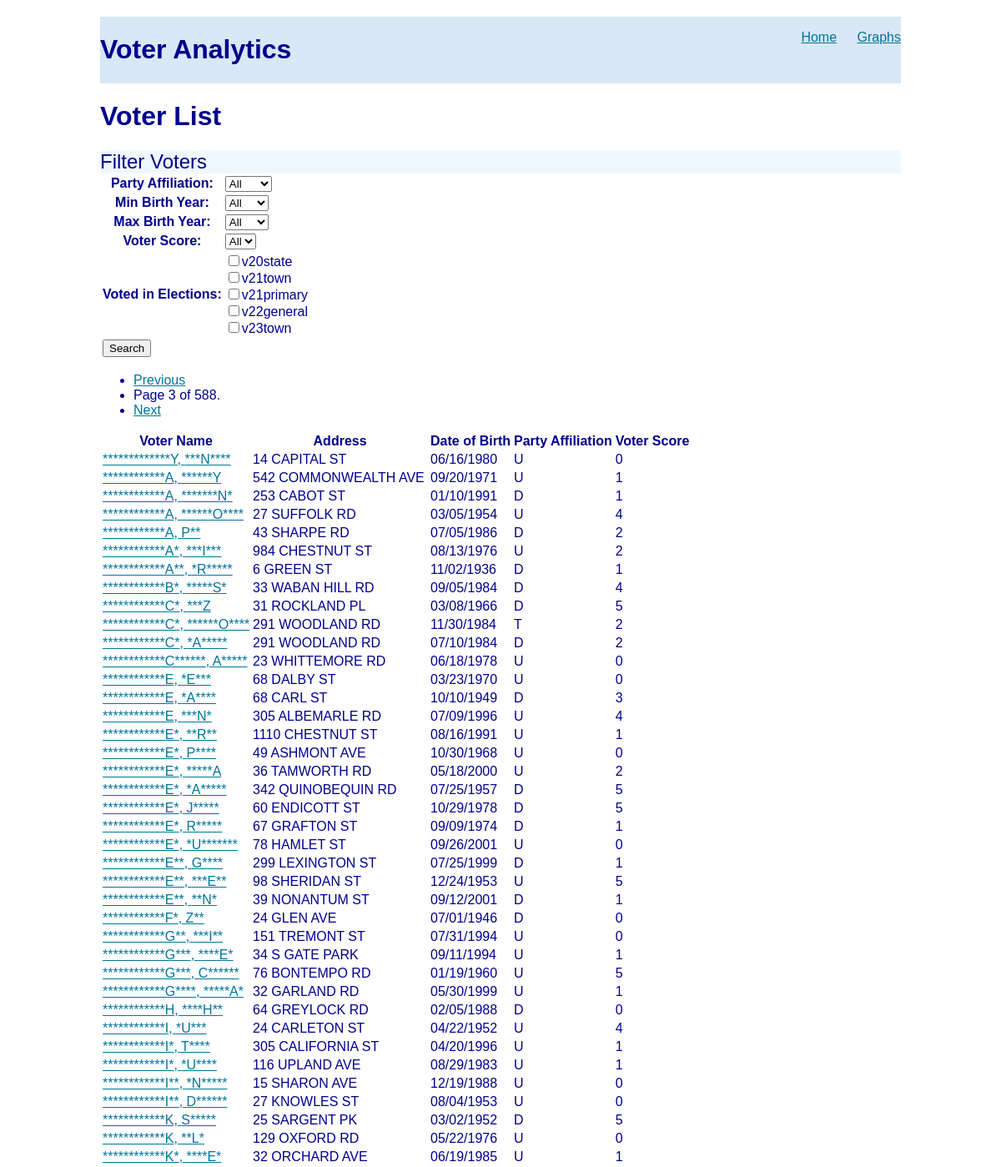
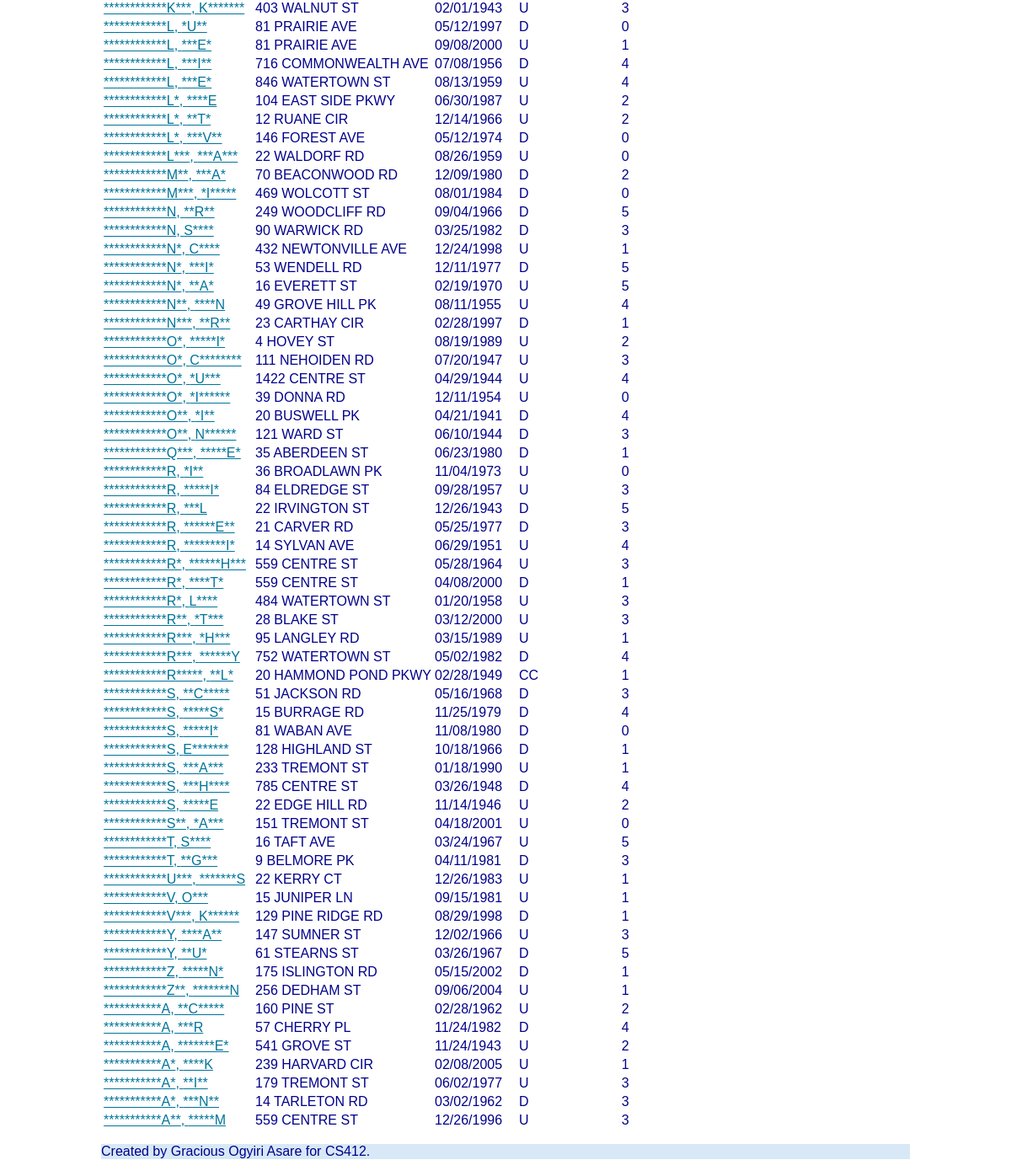
Screenshot of /voter_analytics/?page=3 with the database file from the repository (2 pictures, top to bottom).
### voter_analytics/models.py (models this page shows, shortened)
class Voter(models.Model):
    first_name = models.TextField(blank=True)
    last_name = models.TextField(blank=True)
    street_number = models.TextField(blank=True)
    street_name = models.TextField(blank=True)
    apartment_number = models.TextField(blank=True)
    zip_code = models.TextField(blank=True)
    dob = models.DateField(null=True, blank=True)
    date_of_registration = models.DateField(null=True, blank=True)
    party_affiliation = models.TextField(blank=True)
    precinct = models.TextField(blank=True)
    v20state = models.BooleanField(blank=True)
    v21town = models.BooleanField(default=False)
    v21primary = models.BooleanField(default=False)
    v22general = models.BooleanField(default=False)
    v23town = models.BooleanField(default=False)
    voter_score = models.IntegerField()

### voter_analytics/views.py (the view)
# urls.py: path('', views.VoterListView.as_view(), name='home'),
class VoterListView(ListView):
    model = Voter
    template_name = 'voter_analytics/results.html'
    context_object_name = 'voters'
    paginate_by = 100
    def get_queryset(self):
        results = super().get_queryset().order_by('last_name')
        if 'max_birth_year' in self.request.GET:
            max_year = self.request.GET['max_birth_year']
            if max_year:
                results = results.filter(dob__year__lte=int(max_year))
        if 'min_birth_year' in self.request.GET:
            min_year = self.request.GET['min_birth_year']
            if min_year:
                results = results.filter(dob__year__gte=int(min_year))
        if 'party_affiliation' in self.request.GET:
            party = self.request.GET['party_affiliation']
            if party:
                results = results.filter(party_affiliation=party)
        if 'voter_score' in self.request.GET:
            score = self.request.GET['voter_score']
            if score:
                results = results.filter(voter_score=int(score))
        if 'v20state' in self.request.GET:
            results = results.filter(v20state=True)
        if 'v21town' in self.request.GET:
            results = results.filter(v21town=True)
        if 'v21primary' in self.request.GET:
            results = results.filter(v21primary=True)
        if 'v22general' in self.request.GET:
            results = results.filter(v22general=True)
        if 'v23town' in self.request.GET:
            results = results.filter(v23town=True)
        return results

### voter_analytics/templates/voter_analytics/results.html
{% extends "voter_analytics/base.html" %} {% block content %}
<div class="container">
  <h1>Voter List</h1>
  <div class="row"> {% include "voter_analytics/search.html" %} </div>
  <div class="row">
    {% if is_paginated %}
    <ul class="pagination">
      {% if page_obj.has_previous %}
      <li>
        <span
          ><a href="?page={{ page_obj.previous_page_number }}"
            >Previous</a
          ></span
        >
      </li>
      {% endif %}
      <li class="">
        <span>Page {{ page_obj.number }} of {{ page_obj.paginator.num_pages }}.</span
        >
      </li>
      {% if page_obj.has_next %}
      <li>
        <span><a href="?page={{ page_obj.next_page_number }}">Next</a></span>
      </li>
      {% endif %}
    </ul>
    {% endif %}
  </div>
  <div class="row">
    <table>
      <tr>
        <th>Voter Name</th>
        <th>Address</th>
        <th>Date of Birth</th>
        <th>Party Affiliation</th>
        <th>Voter Score</th>
      </tr>
      {% for voter in voters %}
      <tr>
        <td><a href="{% url 'voter' voter.pk %}"> {{ voter.last_name }}, {{ voter.first_name }}  </a></td>
        <td>{{ voter.street_number }} {{ voter.street_name }}</td>
        <td>{{ voter.dob|date:"m/d/Y" }}</td>
        <td>{{ voter.party_affiliation }}</td>
        <td>{{ voter.voter_score }}</td>
      </tr>
      {% endfor %}
    </table>
  </div>
</div>
{% endblock content %}

### static/voter_analytics-style.css (style rules this page uses)
body { background-color: #fff; color: rgb(162, 193, 224); font-family: arial; }
a, a:visited { color: rgb(0, 116, 154); text-decoration: underline; }
body { max-width: 960px; margin: 20px auto; padding: 20px auto; color: darkblue; }

### rows the page displays
Voter: last_name "************A*", first_name "***I***", street_number "984", street_name "CHESTNUT ST", dob "08/13/1976", party_affiliation "U", voter_score "2"
Voter: last_name "************C*", first_name "***Z", street_number "31", street_name "ROCKLAND PL", dob "03/08/1966", party_affiliation "D", voter_score "5"
Voter: last_name "************E*", first_name "**R**", street_number "1110", street_name "CHESTNUT ST", dob "08/16/1991", party_affiliation "U", voter_score "1"
Voter: last_name "************M**", first_name "***A*", street_number "70", street_name "BEACONWOOD RD", dob "12/09/1980", party_affiliation "D", voter_score "2"
Voter: last_name "************N***", first_name "**R**", street_number "23", street_name "CARTHAY CIR", dob "02/28/1997", party_affiliation "D", voter_score "1"
Voter: last_name "************Q***", first_name "*****E*", street_number "35", street_name "ABERDEEN ST", dob "06/23/1980", party_affiliation "D", voter_score "1"

### other values shown
{{ page_obj.number }} "3"
{{ page_obj.paginator.num_pages }} "588"
